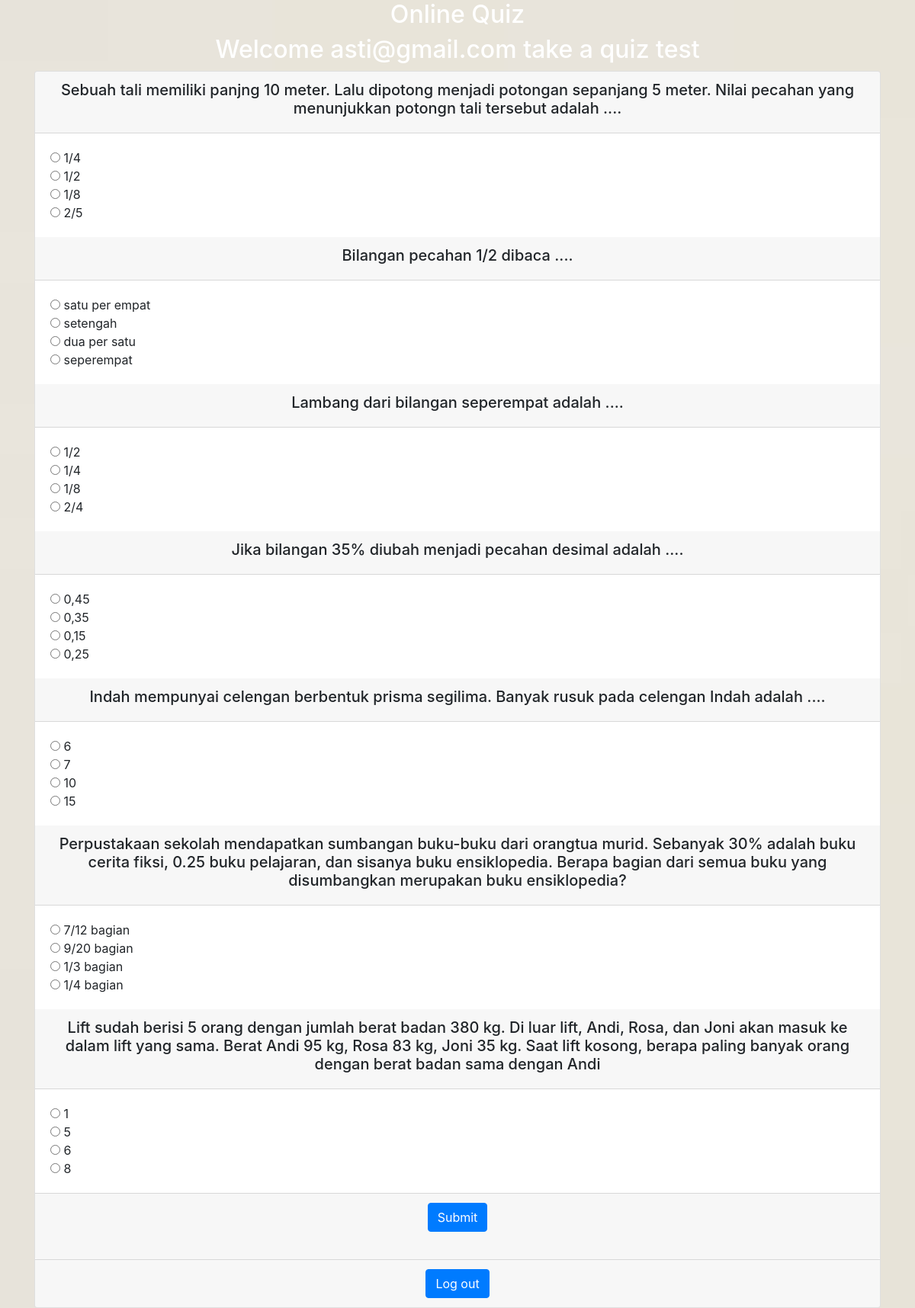
The app's page /quiz.php (signed in) with its own data.
### tables this page shows
CREATE TABLE `questions` (
  `qid` int(11) NOT NULL,
  `question` varchar(255) NOT NULL,
  `ans_id` int(11) NOT NULL
);

CREATE TABLE `answer` (
  `aid` int(11) NOT NULL,
  `answer` varchar(255) NOT NULL,
  `ans_id` int(11) NOT NULL
);

### quiz.php (the view, shortened to what this page needs)
<!DOCTYPE html>
<html lang="en">
  <head>
    <link rel="stylesheet" href="https://maxcdn.bootstrapcdn.com/bootstrap/4.5.2/css/bootstrap.min.css">
  </head>
  <body class="data">
    <div class="container ">
      <h2 class="text-center" style="color:white">Online Quiz</h2>
	  <?php echo '<h2 class="text-center blinking" style="color:white">  Welcome '.$_SESSION['user'].' take a quiz test</h2>'; ?>
	  <div class="card">
		<?php
			include('conn.php');
		?>
		<form action="http://localhost/quiz/result.php" method="post">
			<?php
				for($i=1;$i<8;$i++){
					$sql = "select * from questions where qid =  $i";
					$data = mysqli_query($conn,$sql);
					while($row = mysqli_fetch_assoc($data)){
						?>
						<div class="card-header text-center">
							<h5> <?php echo $row['question']; ?> </h5>
						</div>
						<div class="card-body">
							<?php
								$sql = "select * from answer where ans_id = $i";
								$data1 = mysqli_query($conn,$sql);
								while($row = mysqli_fetch_assoc($data1)){
									?>
									<input type="radio" name='check[<?php echo $row['ans_id']; ?>]' value="<?php echo $row['aid']?>"> <?php echo $row['answer']?> <br> <?php
								}
							?>
						</div>
						<?php
					}
				}
			?>
			<div class="card-footer text-center">
				<input type="submit" name="sub" class="btn btn-primary">
				<br><br>
			</div>
		</form>
		<div class="card-footer text-center">
			<a href='logout.php'>
				<button class="btn btn-primary">Log out</button>
			</a>
		</div>
    	</div>
    </div>
  </body>
</html>

### quiz.php (style rules this page uses)
.blinking { animation: blinkingText 1.2s infinite; }
.data { background: url('img/cream.jpg') center / cover no-repeat; }

### records on screen
questions: question "Sebuah tali memiliki panjng 10 meter. Lalu dipotong menjadi potongan sepanjang 5 meter. Nilai pecahan yang menunjukkan potongn tali tersebut adalah ...."
answer: answer "1/4"
answer: answer "1/2"
answer: answer "1/8"
answer: answer "2/5"
questions: question "Bilangan pecahan 1/2 dibaca ...."
answer: answer "satu per empat"
answer: answer "setengah"
answer: answer "dua per satu"
answer: answer "seperempat"
questions: question "Lambang dari bilangan seperempat adalah ...."
answer: answer "1/2"
answer: answer "1/4"
answer: answer "1/8"
answer: answer "2/4"
questions: question "Jika bilangan 35% diubah menjadi pecahan desimal adalah ...."
answer: answer "0,45"
answer: answer "0,35"
answer: answer "0,15"
answer: answer "0,25"
questions: question "Indah mempunyai celengan berbentuk prisma segilima. Banyak rusuk pada celengan Indah adalah ...."
answer: answer "6"
answer: answer "7"
answer: answer "10"
answer: answer "15"
questions: question "Perpustakaan sekolah mendapatkan sumbangan buku-buku dari orangtua murid. Sebanyak 30% adalah buku cerita fiksi, 0.25 buku pelajaran, dan sisanya buku ensiklopedia. Berapa bagian dari semua buku yang disumbangkan merupakan buku ensiklopedia?"
answer: answer "7/12 bagian"
answer: answer "9/20 bagian"
answer: answer "1/3 bagian"
answer: answer "1/4 bagian"
questions: question "Lift sudah berisi 5 orang dengan jumlah berat badan 380 kg. Di luar lift, Andi, Rosa, dan Joni akan masuk ke dalam lift yang sama. Berat Andi 95 kg, Rosa 83 kg, Joni 35 kg. Saat lift kosong, berapa paling banyak orang dengan berat badan sama dengan Andi"
answer: answer "1"
answer: answer "5"
answer: answer "6"
answer: answer "8"

### other values on screen
$_SESSION['user'] "asti@gmail.com"
